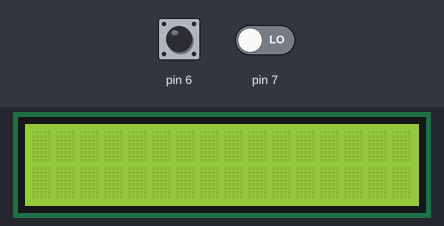
Recording of a sketch running on a simulated Arduino Uno, built with avr-gcc and run on an emulated ATmega328P. Parts: 16×2 character LCD. The inputs (shaded band) are chosen by the test bench; at power-on: pin 6 LOW, pin 7 LOW.

Above: at 1.2 s.
1.3 s: pin 6 driven HIGH
At 2.5 s:
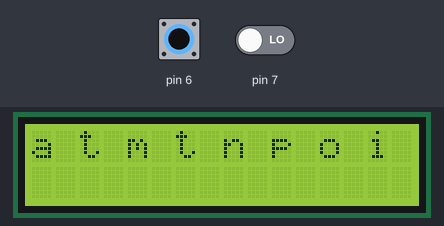
2.8 s: pin 7 driven HIGH
At 3.8 s:
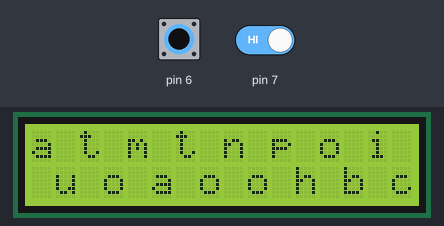
4.3 s: pin 6 pulsed LOW 5 times (0.12 s each, 0.3 s apart)
At 6.5 s:
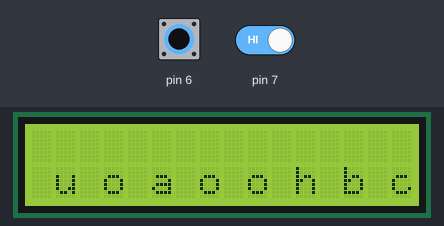
Timing chart, 0 to 8.0 s (numbered marks = the images above; inputs shaded):
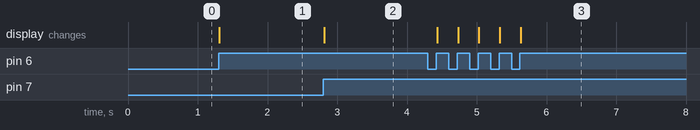

Measured:
- after the input at 1.3 s, the display: changes at once (image 1)
- after the input at 2.8 s, the display: changes at once (image 2)
- after the input at 4.3 s, the display: changes after 0.13 s (image 3)

The sketch:

Arduino_project_LCD_3_onOffLinesButtons.ino
```cpp
// Switch/button structure adapted from here:
// https://www.arduino.cc/en/tutorial/switch

#include <LiquidCrystal.h>
//LiquidCrystal lcd(12, 11, 5, 4, 3, 2);
LiquidCrystal lcd(2, 3, 8, 9, 10, 11);

int switch1 = LOW;
int switch2 = LOW;

boolean topIsOn = false;
boolean previousTop = false;

boolean bottomIsOn = false;
boolean previousBottom = false;

long time = 0;
long debounce = 200;

void setup() {

  //  Serial.begin(9600);

  pinMode(6, INPUT);
  pinMode(7, INPUT);

  lcd.begin(16, 2);

}

void loop() {

  switch1 = digitalRead(6);
  switch2 = digitalRead(7);

  //  Serial.println(switch1);
  //  Serial.println(switch2);

  //  Serial.println(topIsOn);
  //  Serial.println(bottomIsOn);


  if (topIsOn == true) {
    lcd.setCursor(0, 0);
    lcd.print("a t m t n p o i ");
  } else {
    lcd.setCursor(0, 0);
    lcd.print("                ");
  }

  if (bottomIsOn == true) {
    lcd.setCursor(0, 1);
    lcd.print(" u o a o o h b c");
  } else {
    lcd.setCursor(0, 1);
    lcd.print("                ");
  }

  //writeIt();

  buttonSwitches();
}

void buttonSwitches() {

  if (switch2 == HIGH && previousBottom == false && millis() - time > debounce) {
    if (bottomIsOn == false) {
      bottomIsOn = true;
    } else {
      bottomIsOn = false;
    }
    time = millis();
  }

  previousBottom = switch2;

  if (switch1 == HIGH && previousTop == false && millis() - time > debounce) {
    if (topIsOn == false) {
      topIsOn = true;
    } else {
      topIsOn = false;
    }
    time = millis();
  }

  previousTop = switch1;


}

//void writeIt() {
//
//  if (switch1 == HIGH) {
//    topIsOn = true;
//  }
//
//  if (switch2 == HIGH) {
//    bottomIsOn = true;
//  }
//
//}
```
